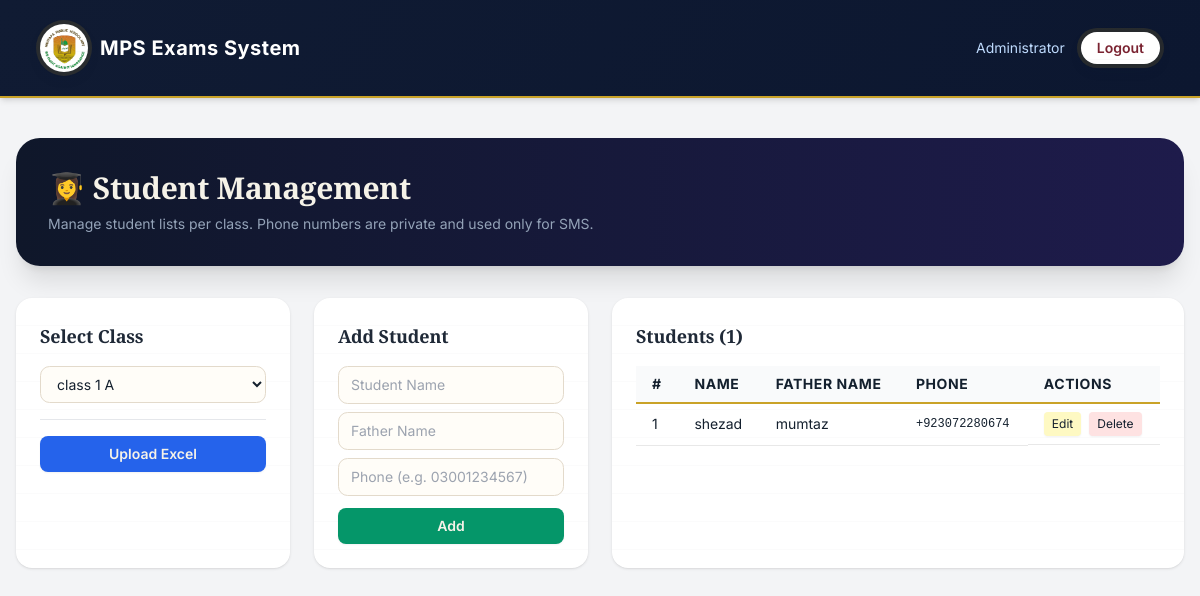
/admin/students (signed in), run on the app's committed database.
### tables this page shows
CREATE TABLE student_records (
            id INTEGER PRIMARY KEY AUTOINCREMENT,
            class_id INTEGER NOT NULL,
            name TEXT NOT NULL,
            father_name TEXT NOT NULL,
            extra_data TEXT NOT NULL DEFAULT '{}', phone TEXT DEFAULT '',
            UNIQUE(class_id, name, father_name),
            FOREIGN KEY (class_id) REFERENCES classes(id)
        );

### routers/admin.py (the view)
@router.get("/admin/students", response_class=HTMLResponse)
def admin_students(request: Request, class_id: int | None = None):
    user = require_admin(request)
    conn = get_db()
    classes = conn.execute("SELECT * FROM classes ORDER BY name").fetchall()
    templates_info = {}
    for cls in classes:
        tpl = conn.execute(
            "SELECT * FROM class_templates WHERE class_id = ?", (cls["id"],)
        ).fetchone()
        if tpl:
            templates_info[cls["id"]] = {
                "filename": tpl["template_filename"],
                "identity_columns": json.loads(tpl["identity_columns"]),
                "extra_columns": json.loads(tpl["extra_columns"]),
            }
    selected_class_id = class_id or (classes[0]["id"] if classes else None)
    students = []
    if selected_class_id:
        students_raw = conn.execute("""
            SELECT * FROM student_records WHERE class_id = ? ORDER BY name
        """, (selected_class_id,)).fetchall()
        students = [dict(s) for s in students_raw]
    conn.close()
    return templates.TemplateResponse("admin_students.html", {
        "request": request,
        "user": user,
        "classes": classes,
        "templates_info": templates_info,
        "selected_class_id": selected_class_id,
        "students": students,
    })

### templates/admin_students.html (shortened to what this page needs)
{% extends "base.html" %}
{% block main_class %}max-w-7xl mx-auto px-4 py-10{% endblock %}
{% block content %}
<div class="mb-8 bg-gradient-to-r from-slate-900 to-indigo-950 rounded-3xl p-8 shadow-xl text-white">
  <h1 class="text-3xl font-extrabold">👩‍🎓 Student Management</h1>
  <p class="text-slate-400 text-sm mt-2">Manage student lists per class. Phone numbers are private and used only for SMS.</p>
</div>
{% set msg = request.query_params.get("msg") %}
{% set error = request.query_params.get("error") %}
<div class="grid grid-cols-1 lg:grid-cols-4 gap-6 mb-10">
  <div class="bg-white rounded-2xl shadow p-6">
    <h2 class="text-lg font-bold text-gray-800 mb-4">Select Class</h2>
    <form method="get" action="/admin/students">
      <select name="class_id" class="w-full border rounded-lg px-3 py-2 text-sm" onchange="this.form.submit()">
        {% for cls in classes %}
        <option value="{{ cls.id }}" {% if cls.id == selected_class_id %}selected{% endif %}>{{ cls.name }}</option>
        {% endfor %}
      </select>
    </form>
    <hr class="my-4">
    <button onclick="openUploadModal('{{ selected_class_id }}', '{{ classes | selectattr('id', 'equalto', selected_class_id) | map(attribute='name') | first }}')"
      class="w-full bg-blue-600 hover:bg-blue-700 text-white text-sm font-semibold py-2 rounded-lg">
      Upload Excel
    </button>
  </div>
  <div class="bg-white rounded-2xl shadow p-6">
    <h2 class="text-lg font-bold text-gray-800 mb-4">Add Student</h2>
    <form method="post" action="/admin/students/add">
      <div class="mb-2">
        <input type="text" name="name" placeholder="Student Name" required class="w-full border rounded-lg px-3 py-2 text-sm">
      </div>
      <div class="mb-2">
        <input type="text" name="father_name" placeholder="Father Name" required class="w-full border rounded-lg px-3 py-2 text-sm">
      </div>
      <div class="mb-3">
        <input type="text" name="phone" placeholder="Phone (e.g. 03001234567)" class="w-full border rounded-lg px-3 py-2 text-sm">
      </div>
      <button type="submit" class="w-full bg-emerald-600 hover:bg-emerald-700 text-white text-sm font-semibold py-2 rounded-lg">Add</button>
    </form>
  </div>
  <div class="lg:col-span-2 bg-white rounded-2xl shadow p-6">
    <h2 class="text-lg font-bold text-gray-800 mb-4">Students ({{ students|length }})</h2>
    <div class="overflow-x-auto">
      <table class="w-full text-sm">
        <thead class="bg-gray-50 text-left">
          <tr>
            <th class="px-4 py-2">#</th>
            <th class="px-4 py-2">Name</th>
            <th class="px-4 py-2">Father Name</th>
            <th class="px-4 py-2">Phone</th>
            <th class="px-4 py-2">Actions</th>
          </tr>
        </thead>
        <tbody class="divide-y divide-gray-200">
          {% for student in students %}
          <tr>
            <td class="px-4 py-2">{{ loop.index }}</td>
            <td class="px-4 py-2">{{ student.name }}</td>
            <td class="px-4 py-2">{{ student.father_name }}</td>
            <td class="px-4 py-2 font-mono text-xs">{{ student.phone or '—' }}</td>
            <td class="px-4 py-2 flex gap-2">
              <button onclick="openEditModal({{ student.id }}, '{{ student.name }}', '{{ student.father_name }}', '{{ student.phone }}')"
                class="bg-yellow-100 text-yellow-700 px-2 py-1 rounded text-xs">Edit</button>
              <form method="post" action="/admin/students/delete/{{ student.id }}" onsubmit="return confirm('Delete this student?')">
                <button class="bg-red-100 text-red-700 px-2 py-1 rounded text-xs">Delete</button>
              </form>
            </td>
          </tr>
          {% else %}
          <tr><td colspan="5" class="px-4 py-8 text-center text-gray-500">No students found. Upload Excel or add manually.</td></tr>
          {% endfor %}
        </tbody>
      </table>
    </div>
  </div>
</div>
{% endblock %}

### templates/base.html (style rules this page uses)
body { font-family: 'Inter', sans-serif; }

### data on the page
student_records: name "shezad", father_name "mumtaz", phone "+923072280674"

### other printed values
{{ user.full_name }} "Administrator"
{{ students|length }} "1"
form field class_id "class 1 A"
